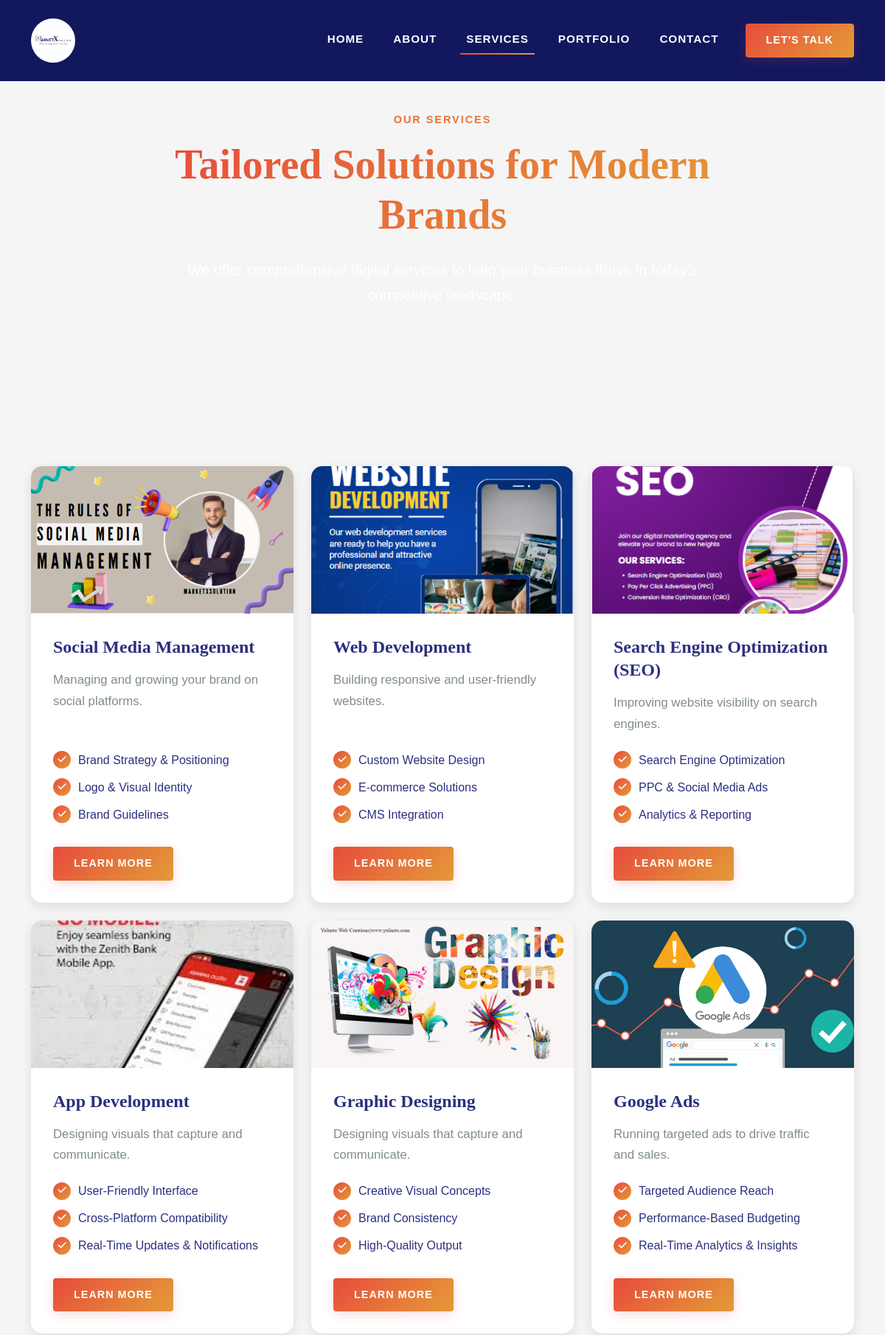
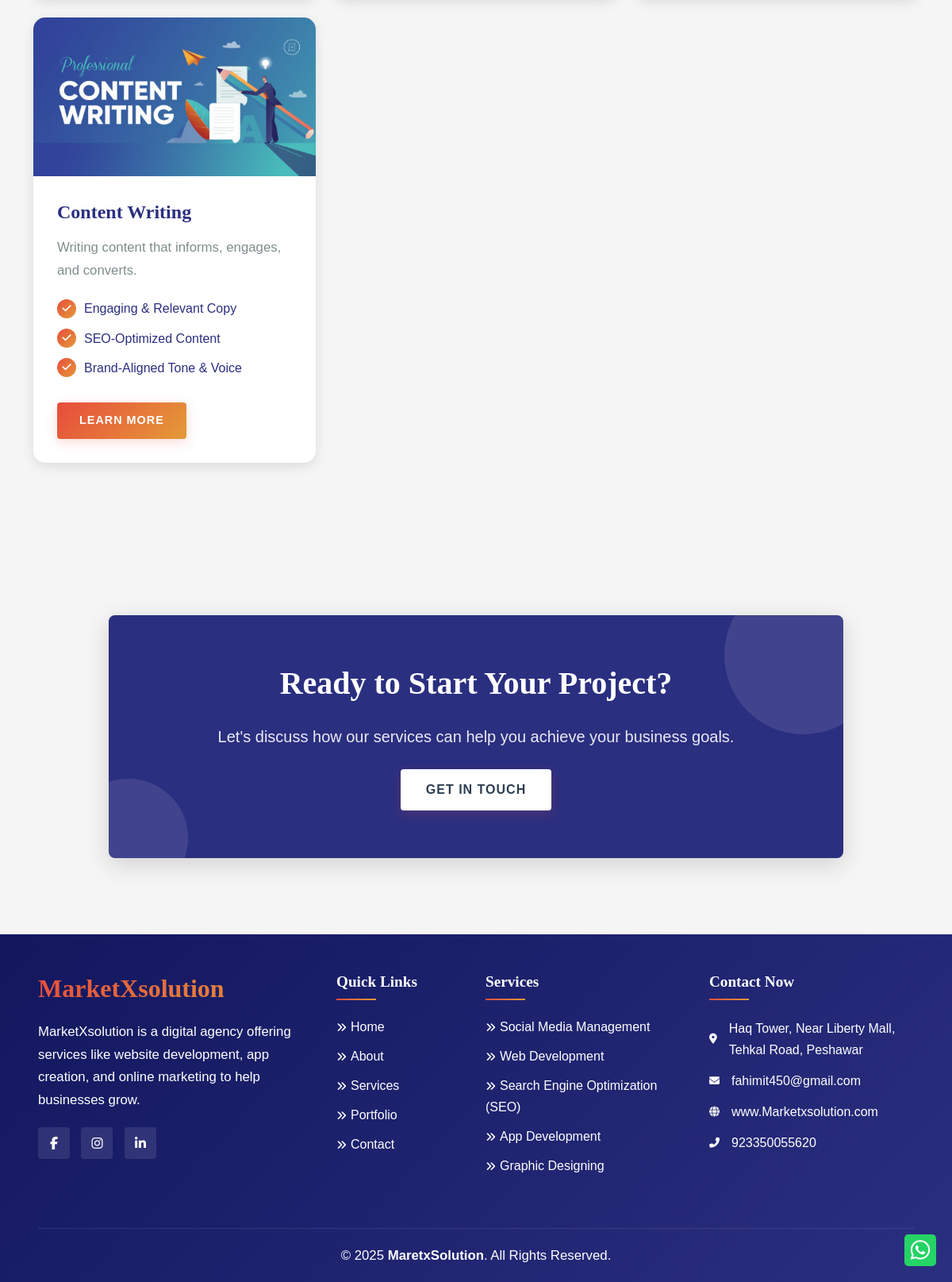
/services.php, run on the app's committed database (2 pictures, top to bottom).
### tables this page shows
CREATE TABLE `companyinfo` (
  `id` int(11) NOT NULL,
  `logo_url` varchar(255) DEFAULT NULL,
  `company_name` varchar(100) DEFAULT NULL,
  `company_description` text DEFAULT NULL,
  `facebook_link` varchar(255) DEFAULT NULL,
  `twitter_link` varchar(255) DEFAULT NULL,
  `instagram_link` varchar(255) DEFAULT NULL,
  `linkedin_link` varchar(255) DEFAULT NULL,
  `copyright_text` varchar(255) DEFAULT NULL,
  `whatsapp` varchar(250) NOT NULL,
  `created_at` timestamp NOT NULL DEFAULT current_timestamp()
);

CREATE TABLE `hero_sections` (
  `id` int(11) NOT NULL,
  `page_name` enum('home','about','service','portfolio','contact') NOT NULL,
  `title` varchar(100) NOT NULL,
  `sub_title` varchar(200) DEFAULT NULL,
  `description` text DEFAULT NULL,
  `image_url` varchar(255) NOT NULL,
  `button_text` varchar(50) DEFAULT NULL,
  `button_link` varchar(255) DEFAULT NULL,
  `created_at` timestamp NOT NULL DEFAULT current_timestamp(),
  `updated_at` timestamp NOT NULL DEFAULT current_timestamp() ON UPDATE current_timestamp()
);

CREATE TABLE `services` (
  `service_id` int(11) NOT NULL,
  `title` varchar(255) NOT NULL,
  `short_desc` varchar(250) DEFAULT NULL,
  `description` text DEFAULT NULL,
  `icon_class` varchar(50) DEFAULT NULL,
  `image_url` varchar(255) DEFAULT NULL
);

CREATE TABLE `service_features` (
  `feature_id` int(11) NOT NULL,
  `services_id` int(11) DEFAULT NULL,
  `feature_name` varchar(255) DEFAULT NULL,
  `feature_des` varchar(250) DEFAULT NULL
);

CREATE TABLE `companycontact` (
  `contact_id` int(11) NOT NULL,
  `company_id` int(11) DEFAULT NULL,
  `address` varchar(255) DEFAULT NULL,
  `email` varchar(100) DEFAULT NULL,
  `website` varchar(255) DEFAULT NULL,
  `phone_number` varchar(20) DEFAULT NULL,
  `created_at` timestamp NOT NULL DEFAULT current_timestamp()
);

### services.php (the view, shortened to what this page needs)
<!DOCTYPE html>
<html lang="en">
<head>
  <link rel="stylesheet" href="https://cdnjs.cloudflare.com/ajax/libs/font-awesome/6.4.2/css/all.min.css">
  <link rel="stylesheet" href="./css/aos.css">
  <link rel="stylesheet" href="css/bootstrap.min.css">
  <link rel="stylesheet" href="css/owl.carousal.css">
  <link rel="stylesheet" href="css/owl.theme.default.min.css">
  <link rel="stylesheet" href="css/styles.css">
</head>
<?php
    include("configure.php");
  ?>
<body>
    <nav class="navbar navbar-expand-lg navbar-dark fixed-top">
      <div class="container">
        <?php
          $sql="SELECT * FROM companyinfo LIMIT 1";
          $result=mysqli_query($con,$sql) or die("failed");
          if(mysqli_num_rows($result)>0){
            while($row=$result->fetch_assoc()){
        ?>
        <a class="navbar-brand" href="index.php">
          <span class="logo-text"><img  src="./Admin/upload/<?php echo htmlspecialchars($row['logo_url']);?>" alt=""></span>
        </a>
        <?php  }
          }?>
        <div class="collapse navbar-collapse" id="navbarNav">
          <ul class="navbar-nav ms-auto">
            <li class="nav-item">
              <a class="nav-link" href="index.php">Home</a>
            </li>
            <li class="nav-item">
              <a class="nav-link" href="about.php">About</a>
            </li>
            <li class="nav-item">
              <a class="nav-link active" href="services.php">Services</a>
            </li>
            <li class="nav-item">
              <a class="nav-link" href="portfolio.php">Portfolio</a>
            </li>
            <li class="nav-item">
              <a class="nav-link" href="contact.php">Contact</a>
            </li>
            <li class="nav-item">
              <a class="btn btn-primary ms-lg-3" href="contact.php">Let's Talk</a>
            </li>
          </ul>
        </div>
      </div>
    </nav>
   <?php
    $current_page='service';
    $sql="SELECT * FROM hero_sections WHERE page_name='$current_page'";
    $result=mysqli_query($con, $sql) or die("connection failed");
    if(mysqli_num_rows($result)>0){
      while($row=$result->fetch_assoc()){
   ?>
  <section class="services-hero" style="background-image:
    linear-gradient(rgba(14, 5, 70, 0.6)),
    url('./Admin/upload/<?php echo htmlspecialchars($row['image_url'])?>');">
    <div class="container">
      <div class="row">
        <div class="col-lg-8 mx-auto text-center" data-aos="fade-up">
          <span class="subheading">OUR SERVICES</span>
          <h1 class="display-4 fw-bold mb-4 text-gradient main-heading"><?php echo htmlspecialchars($row['title'])?></h1>
          <p class="lead"><?php echo htmlspecialchars($row['description'])?></p>
        </div>
      </div>
    </div>
  </section>
  <?php } }?>
  <section class="py-5">
    <div class="container py-5">
      <div class="row g-4">
          <?php
          $sql = "SELECT * FROM services";
          $result = mysqli_query($con, $sql) or die("Service query failed");
          if (mysqli_num_rows($result) > 0) {
              while ($service = $result->fetch_assoc()) {
                  $slug = strtolower(trim(preg_replace('/[^A-Za-z0-9-]+/', '-', $service['title'])));
          ?>
              <div class="col-md-6 col-lg-4" data-aos="fade-up" data-aos-delay="100">
                  <div class="service-card-large">
                      <div class="service-card-img">
                          <img src="./Admin/upload/<?php echo htmlspecialchars($service['image_url']); ?>" alt="Service Image">
                      </div>
                      <div class="service-card-content">
                          <h3><?php echo htmlspecialchars($service['title']); ?></h3>
                          <p><?php echo htmlspecialchars($service['short_desc']); ?></p>
                          <div class="service-features">
                              <?php
                              $service_id = $service['service_id'];
                              $feature_sql = "SELECT * FROM service_features WHERE services_id = $service_id";
                              $feature_result = mysqli_query($con, $feature_sql) or die("Feature query failed");
                              if (mysqli_num_rows($feature_result) > 0) {
                                  while ($feature = $feature_result->fetch_assoc()) {
                              ?>
                                  <div class="service-feature-item">
                                      <div class="service-feature-icon">
                                          <i class="fas fa-check"></i>
                                      </div>
                                      <span><?php echo htmlspecialchars($feature['feature_name']); ?></span>
                                  </div>
                              <?php
                                  }
                              } else {
                                  echo "<p>No features listed.</p>";
                              }
                              ?>
                          </div>
                          <a href="sub-category.php?service=<?php echo urlencode($slug); ?>" class="btn btn-primary service-link-btn">Learn More</a>
                      </div>
                  </div>
              </div>
          <?php
              }
          } else {
              echo "<p>No services found.</p>";
          }
          ?>
      </div>
    </div>
  </section>
  <section id="cta" class="py-5">
    <div class="container py-5">
      <div class="row">
        <div class="col-lg-10 mx-auto">
          <div class="cta-inner text-center" data-aos="zoom-in">
            <h2 class="mb-4">Ready to Start Your Project?</h2>
            <p class="lead mb-4">Let's discuss how our services can help you achieve your business goals.</p>
            <a href="contact.php" class="btn btn-primary btn-lg">Get in Touch</a>
          </div>
        </div>
      </div>
    </div>
  </section>
  <footer class="footer">
    <div class="container-fluid px-5">
      <div class="row pt-5 justify-content-between">
        <div class="col-lg-4">
          <?php
            $sql="SELECT * FROM companyinfo LIMIT 1";
            $result=mysqli_query($con,$sql) or die("failed");
            if(mysqli_num_rows($result)>0){
              while($row=$result->fetch_assoc()){
          ?>
          <div class="footer-info justify-content-space-between">
            <h3 class="footer-logo"><?php echo htmlspecialchars($row['company_name']);?></h3>
            <p><?php echo htmlspecialchars($row['company_description']);?></p>
            <div class="social-links mt-3">
              <a href="<?php echo htmlspecialchars($row['facebook_link']);?>"><i class="fab fa-facebook-f"></i></a>
              <a href="<?php echo htmlspecialchars($row['instagram_link']);?>"><i class="fab fa-instagram"></i></a>
              <a href="<?php echo htmlspecialchars($row['linkedin_link']);?>"><i class="fab fa-linkedin-in"></i></a>
            </div>
          </div>
        <?php  }
          }?>
        </div>
        <div class="col-lg-2 col-md-6">
          <div class="footer-links">
            <h4>Quick Links</h4>
            <ul>
              <li><a href="index.php"><i class="fas fa-angle-double-right"></i>Home</a></li>
              <li><a href="about.php"><i class="fas fa-angle-double-right"></i>About</a></li>
              <li><a href="services.php"><i class="fas fa-angle-double-right"></i>Services</a></li>
              <li><a href="portfolio.php"><i class="fas fa-angle-double-right"></i>Portfolio</a></li>
              <li><a href="contact.php"><i class="fas fa-angle-double-right"></i>Contact</a></li>
            </ul>
          </div>
        </div>
        <div class="col-lg-3 col-md-6">
          <div class="row">
            <div class="footer-links">
            <h4>Services</h4>
            <ul>
            <?php
              $sql="SELECT * FROM services WHERE service_id limit 5";
              $result=mysqli_query($con,$sql) or die("unsucessful");
              if(mysqli_num_rows($result)>0){
                while($row=$result->fetch_assoc()){
            ?>
              <li><a href="services.php"><i class="fas fa-angle-double-right"></i><?php echo htmlspecialchars($row['title']);?></a></li>
              <?php } } ?>
            </ul>
          </div>
          </div>
        </div>
        <div class="col-lg-3 col-md-6">
          <div class="footer-links">
            <h4>Contact Now</h4>
            <?php
              $sql="SELECT * FROM companycontact";
              $result=mysqli_query($con,$sql) or die("unsucessful");
              if(mysqli_num_rows($result)>0){
                while($row=$result->fetch_assoc()){
            ?>
            <ul class="address">
              <li><a href="#">
                <div><i class="fas fa-map-marker-alt"></i></div>
                <div class="cont"><?php echo htmlspecialchars($row['address']);?></div></a>
              </li>
              <li><a href="#">
                <div><i class="fas fa-envelope"></i></div>
                <div class="cont"><?php echo htmlspecialchars($row['email']);?></div></a>
              </li>
              <li><a href="#">
                <div><i class="fas fa-globe"></i></div>
                <div class="cont"><?php echo htmlspecialchars($row['website']);?></div></a>
              </li>
              <li><a href="#">
                <div><i class="fas fa-phone-alt"></i></div>
                <div class="cont"><?php echo htmlspecialchars($row['phone_number']);?></div></a>
              </li>
            </ul>
            <?php } } ?>
          </div>
        </div>
      </div>
      <div class="row mt-5">
        <div class="col-12">
          <?php
            $sql="SELECT * FROM companyinfo LIMIT 1";
            $result=mysqli_query($con,$sql) or die("failed");
            if(mysqli_num_rows($result)>0){
              while($row=$result->fetch_assoc()){
                $text = htmlspecialchars($row['copyright_text']);
                if (preg_match('/2025\s+(\w+)/', $text, $matches)) {
                    $wordToBold = $matches[1];
                    $text = str_replace($wordToBold, '<strong>' . $wordToBold . '</strong>', $text);
                }
          ?>
          <div class="copyright text-center">
            <p>&copy;  <?php echo $text;?> </p>
          </div>
          <?php } }?>
        </div>
      </div>
    </div>
  </footer>
<?php
    $result = mysqli_query($con, "SELECT whatsapp FROM companyinfo LIMIT 1");
    if ($row = $result->fetch_assoc()):
  ?>
  <a href="https://wa.me/<?= $row['whatsapp'] ?>" class="whatsapp-link" target="_blank" aria-label="Contact via WhatsApp">
    <i class="fab fa-whatsapp"></i>
  </a>
<?php endif; ?>
</body>
</html>

### data on the page
companyinfo: logo_url (picture), company_name "MarketXsolution", company_description "MarketXsolution is a digital agency offering services like website development, app creation, and online marketing to help businesses grow.", copyright_text "2025 MaretxSolution . All Rights Reserved."
hero_sections: title "Tailored Solutions for Modern Brands"
services: image_url (picture), title "Social Media Management", short_desc "Managing and growing your brand on social platforms."
service_features: feature_name "Brand Strategy & Positioning"
service_features: feature_name "Logo & Visual Identity"
service_features: feature_name "Brand Guidelines"
services: image_url (picture), title "Web Development", short_desc "Building responsive and user-friendly websites."
service_features: feature_name "Custom Website Design"
service_features: feature_name "E-commerce Solutions"
service_features: feature_name "CMS Integration"
services: image_url (picture), title "Search Engine Optimization (SEO)", short_desc "Improving website visibility on search engines."
service_features: feature_name "Search Engine Optimization"
service_features: feature_name "PPC & Social Media Ads"
service_features: feature_name "Analytics & Reporting"
services: image_url (picture), title "App Development", short_desc "Designing visuals that capture and communicate."
service_features: feature_name "User-Friendly Interface"
service_features: feature_name "Cross-Platform Compatibility"
service_features: feature_name "Real-Time Updates & Notifications"
services: image_url (picture), title "Graphic Designing", short_desc "Designing visuals that capture and communicate."
service_features: feature_name "Creative Visual Concepts"
service_features: feature_name "Brand Consistency"
service_features: feature_name "High-Quality Output"
services: image_url (picture), title "Google Ads", short_desc "Running targeted ads to drive traffic and sales."
service_features: feature_name "Targeted Audience Reach"
service_features: feature_name "Performance-Based Budgeting"
service_features: feature_name "Real-Time Analytics & Insights"
services: image_url (picture), title "Content Writing", short_desc "Writing content that informs, engages, and converts."
service_features: feature_name "Engaging & Relevant Copy"
service_features: feature_name "SEO-Optimized Content"
service_features: feature_name "Brand-Aligned Tone & Voice"
companycontact: address "Haq Tower, Near Liberty Mall, Tehkal Road, Peshawar", email "fahimit450@gmail.com", website "www.Marketxsolution.com", phone_number "923350055620"
